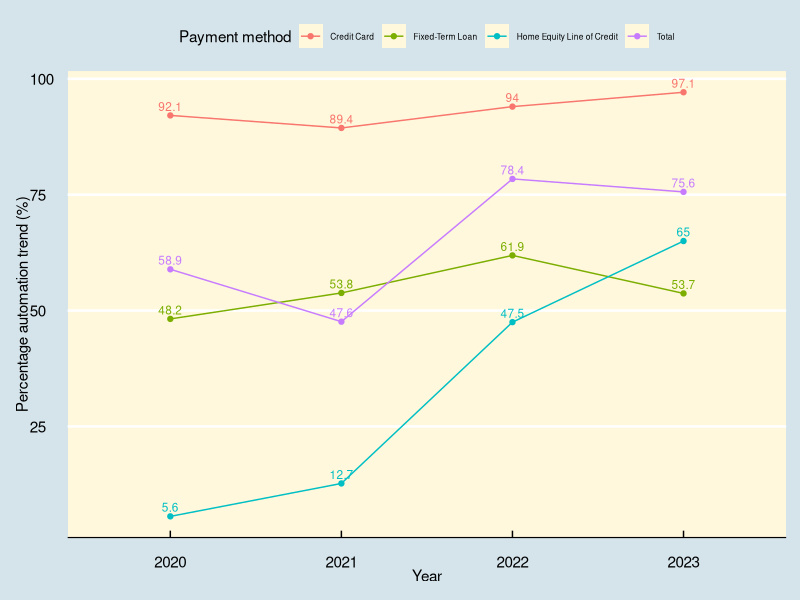

Generate this figure with R:
## ---- chunk 1
library(tidyverse)
library(ggplot2)
library(ggthemes)
## ---- chunk 2
df <- read_csv("data.csv",skip = 1)

df_clean <- df %>% select(2:dim(df)[2]) %>% rename("Type" = "...2")
## ---- chunk 3
df_long <- df_clean %>% pivot_longer(names_to = "Year",
                                     values_to = "Percentage",cols = 2:5)
## ---- chunk 4
pl1 <- ggplot(data= df_long, aes(x = Year,y = Percentage,group = Type,color = Type)) +
  geom_line() + theme_economist() + geom_point() + geom_text(aes(label = Percentage),
                                                           vjust = -0.5,size = 3) + labs(x = "Year",
                                                                                y = "Percentage automation trend (%)",color = "Payment method") + theme(legend.text = element_text(size = 6),panel.background = element_rect(fill = 'cornsilk') )
pl1 + guides(color = guide_legend(override.aes = list(label = c(""))))
## ---- chunk 5
